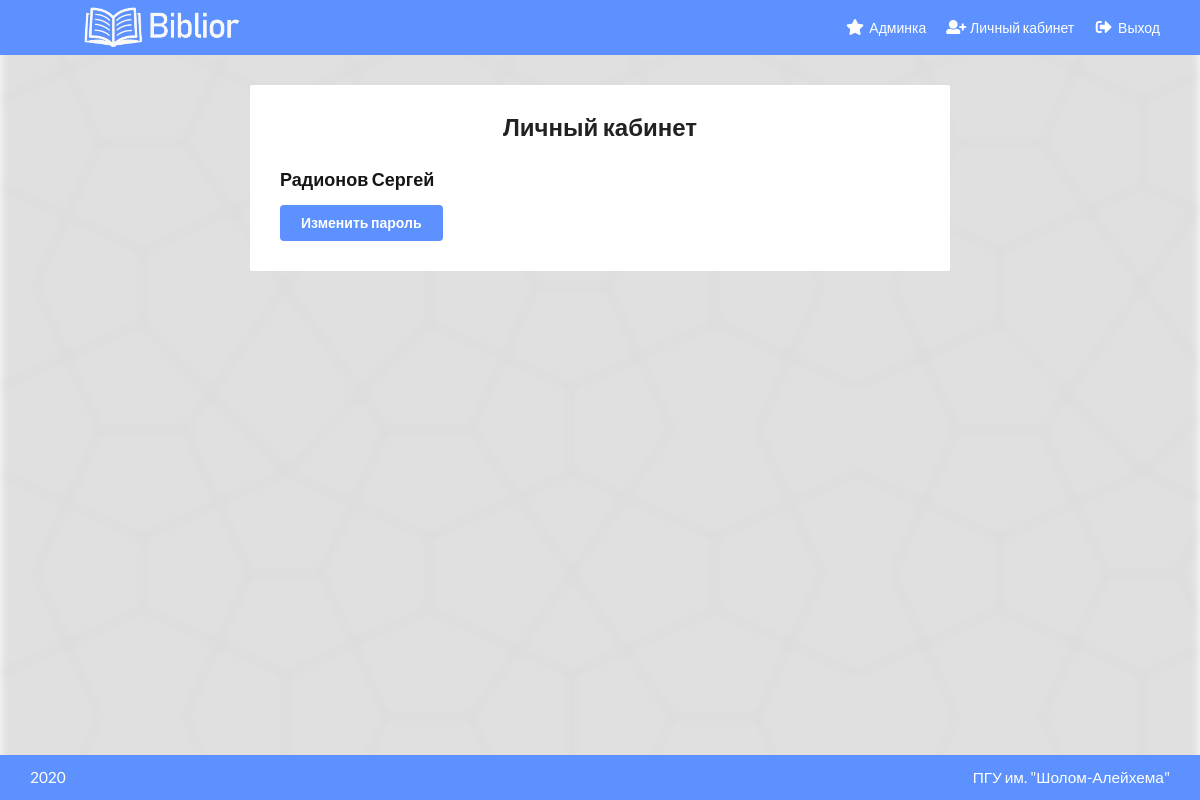
/accounts/personal-area/ (signed in), run on an earlier commit of the app's database.
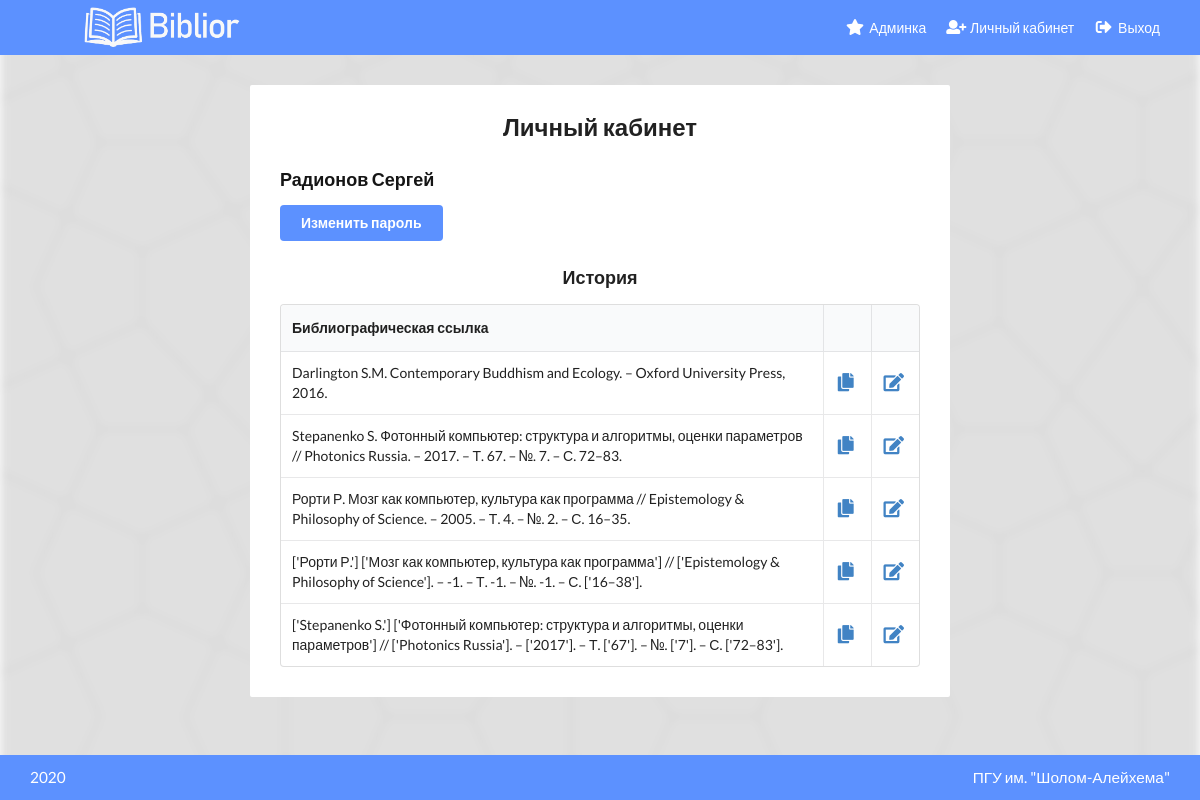
And on a later commit of the database.
### Accounts/models.py (models this page shows, shortened)
class User(AbstractBaseUser, PermissionsMixin):
    objects = MyUserManager()
    email = models.EmailField(_('email address'), unique=True)
    first_name = models.CharField(max_length=64)
    last_name = models.CharField(max_length=64)
    is_staff = models.BooleanField(default=False)
    is_active = models.BooleanField(default=True)
    date_joined = models.DateTimeField(default=timezone.now)
    mail_dt = models.DateTimeField(default=timezone.now)
    is_confirm = models.BooleanField(default=False)
    USERNAME_FIELD = 'email'
    REQUIRED_FIELDS = []
    class Meta:
        ordering = ['id']
        verbose_name = 'Пользователь'
        verbose_name_plural = 'Пользователи'

### Publications/models.py (models this page shows, shortened)
class Publication(models.Model):
    objects = MyManager()
    user = models.ForeignKey(User, on_delete=models.CASCADE, related_name='pubs')
    type = models.CharField(max_length=32)
    doi = models.CharField(max_length=32)
    title = models.CharField(max_length=256)
    container_title = models.CharField(max_length=128, blank=True)
    publisher = models.CharField(max_length=128, blank=True)
    author = models.CharField(max_length=128)
    issue = models.CharField(max_length=4, blank=True)
    volume = models.CharField(max_length=4, blank=True)
    issued = models.CharField(max_length=4)
    page = models.CharField(max_length=10, blank=True)
    update_dt = models.DateTimeField(auto_now=True)
    def get_gost(self):
        pub = {
            'type': self.type,
            'title': self.title,
            'container_title': self.container_title,
            'author': self.author,
            'page': self.page,
            'publisher': self.publisher,
            'issue': str(self.issue),
            'issued': str(self.issued),
            'volume': str(self.volume),
        }
        if self.type == 'book':
            return get_gost_book(pub)
        return get_gost_article(pub)
    class Meta:
        verbose_name = 'Публикация'
        verbose_name_plural = 'Публикации'
        indexes = [models.Index(fields=['doi'])]
        ordering = ['-update_dt']

### Accounts/views.py (the view)
# urls.py: path('personal-area/', personal_area, name='personal_area'),
def personal_area(request):
    return render(request, 'Accounts/PersonalArea.html')

### utils/formatter.py (called while the page is built)
def get_gost_article(publication):
    gost = f"{publication['author']} {publication['title']} // {publication['container_title']}. – {publication['issued']}."
    if len(publication['volume']) > 0:
        gost += f" – Т. {publication['volume']}."
    if len(publication['issue']) > 0:
        gost += f" – №. {publication['issue']}."
    if len(publication['page']) > 0:
        gost += f" – С. {publication['page'].replace('-', '–')}."
    return gost

def get_gost_book(publication):
    gost = f"{publication['author']} {publication['title']}. – {publication['publisher']}, {publication['issued']}."
    return gost

### templates/Accounts/PersonalArea.html (shortened to what this page needs)
{% extends 'base.html' %}
{% block content %}
    <div class="ui container">
        <div class="child-center">
            <div class="personal-area cblock">
                <div class="content">
                    <h2 class="ui center aligned header">Личный кабинет</h2>
                    <h3>{{ request.user.first_name }} {{ request.user.last_name }}</h3>
                    <div class="ui sixteen wide">
                        <a class="medium ui primary button">
                            Изменить пароль
                        </a>
                    </div>
                    {% if request.user.pubs.all|length > 0 %}
                        <h3 class="ui header aligned center">История</h3>
                        <table class="ui celled table">
                            <thead>
                            <tr>
                                <th>Библиографическая ссылка</th>
                                <th></th>
                                <th></th>
                            </tr>
                            </thead>
                            <tbody>
                            {% for pub in request.user.pubs.all %}
                                <tr>
                                    <td data-type="gost">{{ pub.get_gost }}</td>
                                    <td><a data-type="copybtn"><i class="copy right icon"></i></a></td>
                                    <td><a href="{% url 'pub:cite' %}?type={{ pub.type }}&doi={{ pub.doi }}"><i
                                            class="edit right icon"></i></a></td>
                                </tr>
                            {% endfor %}
                            </tbody>
                        </table>
                    {% endif %}
                </div>
            </div>
        </div>
    </div>
{% endblock %}

### templates/base.html (shortened to what this page needs)
{% load static %}
<!DOCTYPE html>
<html lang="ru">
<head>
    <link href="{% static 'css/semantic.min.css' %}?version=1" rel="stylesheet">
    <link href="{% static 'css/style.css' %}?version=1" rel="stylesheet">
</head>
<body>
<header>
    {% include 'navbar.html' %}
</header>
<main>
    {% block content %}
    {% endblock content %}
</main>
{% include 'footer.html' %}
</body>
</html>

### templates/navbar.html
{% load static %}
<nav>
    <div class="ui container">
        <ul class="left">
            <li class="logo">
                <a href="{% url 'main:index' %}"><img alt="Biblior" src="{% static 'img/logo.png' %}"></a>
            </li>
        </ul>
        {% if request.user.is_authenticated %}
            <ul class="right">
                {% if request.user.is_superuser %}
                    <li><a href="/admin/"><i class="star plus icon"></i>Админка</a></li>
                {% endif %}
                <li><a href="{% url 'accounts:personal_area' %}"><i class="user plus icon"></i>Личный кабинет</a></li>
                <li><a href="{% url 'accounts:logout' %}"><i class="sign out alternate icon"></i>Выход</a></li>
            </ul>
        {% else %}
            <ul class="right">
                <li><a href="{% url 'accounts:registration' %}"><i class="user plus icon"></i>Регистрация</a></li>
                <li><a href="{% url 'accounts:login' %}"><i class="sign in alternate icon"></i>Вход</a></li>
            </ul>
        {% endif %}
    </div>
</nav>

### templates/footer.html
<footer>
    <div class="ui container">
        <span class="left">2020</span>
        <span class="right">ПГУ им. "Шолом-Алейхема"</span>
    </div>
</footer>

### static/css/style.css (style rules this page uses)
:root { --color: #151515;--nav-bg-color: #5c91ff;--nav-color: #ffffff;--nav-item-hover-bg-color: #5d81f0;--content-bg-color: #ffffff;--btn-primary-color: #5c91ff;--btn-primary-hover-color: #5881eb;--btn-primary-active-color: #5573da;--btn-primary-text-color: #ffffff;--menu-active-color: #ccddff }
:root body:before { background-image:url("/static/img/bg.png");filter:invert(100%) blur(5px) opacity(60%) }
nav { width:100%;height:55px;background-color:var(--nav-bg-color);line-height:55px }
nav div.container { height:100% }
nav div.container ul { margin:0;height:100%;line-height:inherit;display:inline-block;position:relative }
nav div.container ul.left { float:left }
nav div.container ul.right { float:right }
nav div.container ul li { height:100%;line-height:inherit;display:inline-block;position:relative;float:left }
nav div.container ul li a { display:block;height:100%;line-height:inherit;color:var(--nav-color);padding:0 10px }
nav div.container ul li a i { margin-right:5px;font-size:16px }
nav div.container ul li img { height:100%;width:auto;filter:invert(100%) brightness(120%) }
footer { display:block;position:relative;width:100%;margin-top:-45px;height:45px;line-height:45px;background-color:var(--nav-bg-color);color:var(--nav-color);font-size:1.1rem }
footer span { line-height:inherit }
footer span.left { float:left }
footer span.right { float:right }
.personal-area { width:100%;max-width:700px }
.personal-area a { cursor:pointer;font-size:1.3rem }
html { padding:0;margin:0;min-height:100% }
header { padding:0;margin:0 }
body { padding:0;margin:0;color:var(--color) }
body:before { z-index:-3;content:"";position:fixed;top:0;left:0;width:100%;height:100%;background-attachment:fixed;background-repeat:no-repeat;background-size:cover }
body main { min-height:calc(100% - 55px);padding-bottom:45px }
.ui.container { width:95%;max-width:1280px !important }
.child-center { width:100%;display:flex;justify-content:center }
.cblock { display:block;position:relative;float:left }
.content { margin:30px 0;background-color:var(--content-bg-color);border-radius:2px;display:block;position:relative;float:left;width:100%;padding:30px }
.ui.button.primary { background-color:var(--btn-primary-color);color:var(--btn-primary-text-color) }

What changed in the data, as far as the page shows it:
added Publication: get_gost "Darlington S.M. Contemporary Buddhism and Ecology. – Oxford University Press, 2016."
added Publication: get_gost "Stepanenko S. Фотонный компьютер: структура и алгоритмы, оценки параметров // Photonics Russia. – 2017. – Т. 67. – №. 7. – С. 72–83."
added Publication: get_gost "Рорти Р. Мозг как компьютер, культура как программа // Epistemology & Philosophy of Science. – 2005. – Т. 4. – №. 2. – С. 16–35."
added Publication: get_gost "['Рорти Р.'] ['Мозг как компьютер, культура как программа'] // ['Epistemology & Philosophy of Science']. – -1. – Т. -1. – №. -1. – С. ['16–38']."
added Publication: get_gost "['Stepanenko S.'] ['Фотонный компьютер: структура и алгоритмы, оценки параметров'] // ['Photonics Russia']. – ['2017']. – Т. ['67']. – №. ['7']. – С. ['72–83']."
Also different on the page:
text now shown: "История Библиографическая ссылка"
